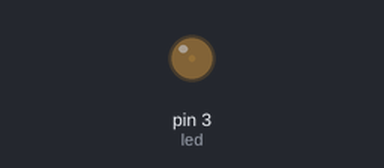
Bench run of a sketch on a simulated Arduino Uno, built with avr-gcc and run on an emulated ATmega328P. Parts: output pins drawn as LEDs (lit = HIGH).

Above: at 0.05 s.
At 0.65 s:
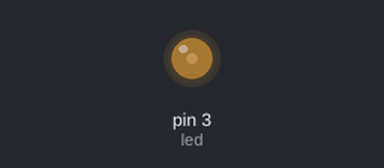
At 1.3 s:
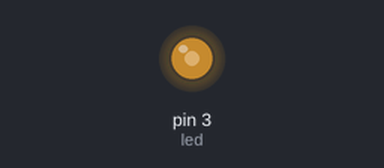
At 2.55 s:
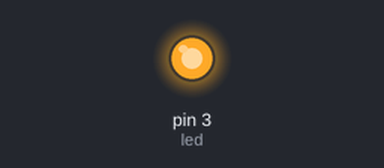
Timing chart, 0 to 5.9 s (numbered marks = the images above):
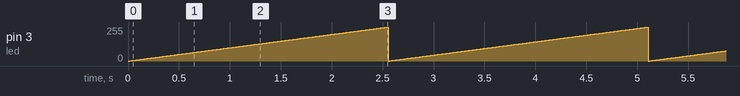

Measured:
- by itself, pin 3 (led): ramps from 0/255 to 254/255 and jumps back, once every 2.6 s

The sketch:

LedPWM.ino
```cpp
int led = 3;

void setup() {
  pinMode(led, OUTPUT);
}

void loop() {
  for (int i = 0; i < 255; i++) {
    analogWrite(led, i);
    delay(10);
  }
}
```
